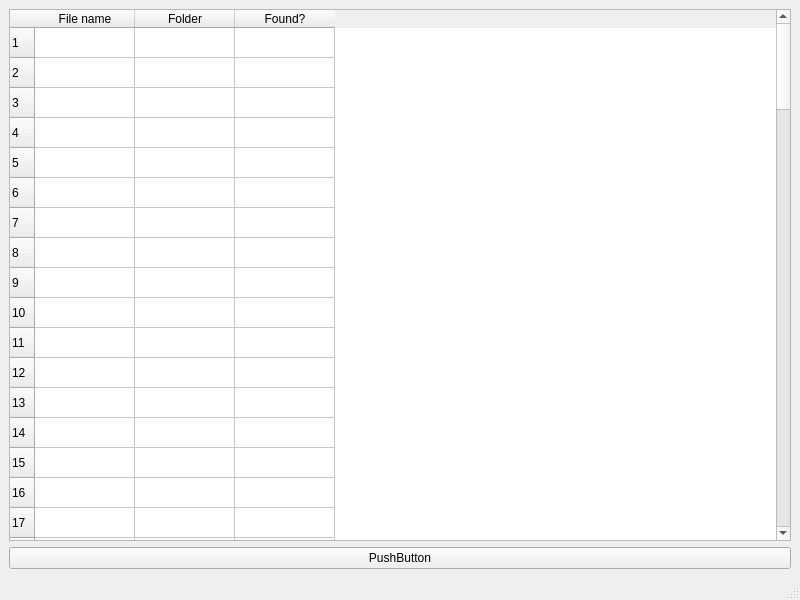
<?xml version="1.0" encoding="UTF-8"?>
<ui version="4.0">
 <class>TableWindow</class>
 <widget class="QMainWindow" name="TableWindow">
  <property name="geometry">
   <rect>
    <x>0</x>
    <y>0</y>
    <width>800</width>
    <height>600</height>
   </rect>
  </property>
  <property name="windowTitle">
   <string>MainWindow</string>
  </property>
  <widget class="QWidget" name="centralwidget">
   <layout class="QVBoxLayout" name="verticalLayout">
    <item>
     <widget class="QTableWidget" name="tableWidget">
      <property name="rowCount">
       <number>100</number>
      </property>
      <row/>
      <row/>
      <row/>
      <row/>
      <row/>
      <row/>
      <row/>
      <row/>
      <row/>
      <row/>
      <row/>
      <row/>
      <row/>
      <row/>
      <row/>
      <row/>
      <row/>
      <row/>
      <row/>
      <row/>
      <row/>
      <row/>
      <row/>
      <row/>
      <row/>
      <row/>
      <row/>
      <row/>
      <row/>
      <row/>
      <row/>
      <row/>
      <row/>
      <row/>
      <row/>
      <row/>
      <row/>
      <row/>
      <row/>
      <row/>
      <row/>
      <row/>
      <row/>
      <row/>
      <row/>
      <row/>
      <row/>
      <row/>
      <row/>
      <row/>
      <row/>
      <row/>
      <row/>
      <row/>
      <row/>
      <row/>
      <row/>
      <row/>
      <row/>
      <row/>
      <row/>
      <row/>
      <row/>
      <row/>
      <row/>
      <row/>
      <row/>
      <row/>
      <row/>
      <row/>
      <row/>
      <row/>
      <row/>
      <row/>
      <row/>
      <row/>
      <row/>
      <row/>
      <row/>
      <row/>
      <row/>
      <row/>
      <row/>
      <row/>
      <row/>
      <row/>
      <row/>
      <row/>
      <row/>
      <row/>
      <row/>
      <row/>
      <row/>
      <row/>
      <row/>
      <row/>
      <row/>
      <row/>
      <row/>
      <row/>
      <column>
       <property name="text">
        <string>File name</string>
       </property>
      </column>
      <column>
       <property name="text">
        <string>Folder</string>
       </property>
      </column>
      <column>
       <property name="text">
        <string>Found?</string>
       </property>
      </column>
     </widget>
    </item>
    <item>
     <widget class="QPushButton" name="pushButton">
      <property name="text">
       <string>PushButton</string>
      </property>
     </widget>
    </item>
   </layout>
  </widget>
  <widget class="QMenuBar" name="menubar">
   <property name="geometry">
    <rect>
     <x>0</x>
     <y>0</y>
     <width>800</width>
     <height>20</height>
    </rect>
   </property>
  </widget>
  <widget class="QStatusBar" name="statusbar"/>
 </widget>
 <resources/>
 <connections/>
</ui>
